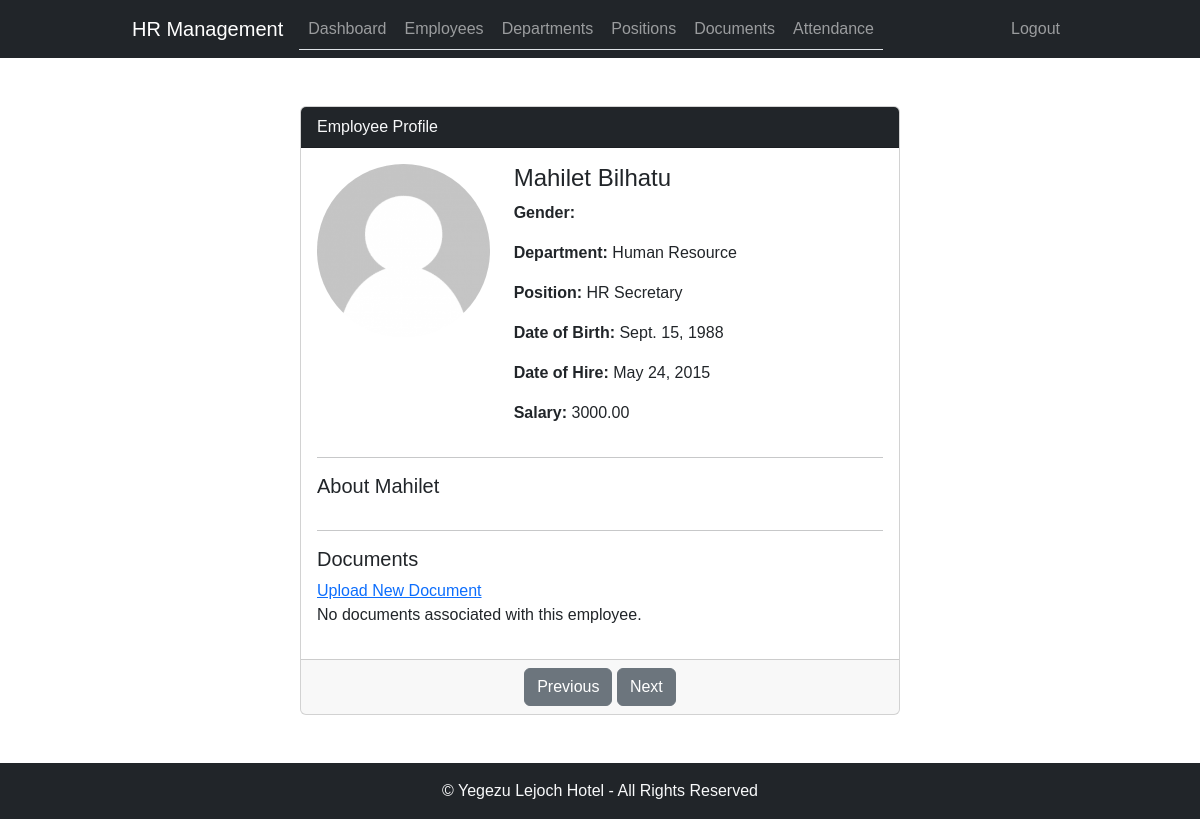
The page /employees/detail/32/ (signed in) on the database its author committed.
### employee_management/models.py (models this page shows, shortened)
class Employee(models.Model):
    GENDER_CHOICES = (
        ('M', 'Male'),
        ('F', 'Female'),
    )
    first_name = models.CharField(max_length=50)
    middle_name = models.CharField(max_length=50, null=True, blank=True)
    last_name = models.CharField(max_length=50, null=True, blank=True)
    gender = models.CharField(max_length=1, choices=GENDER_CHOICES, default="")
    email = models.EmailField()
    department = models.ForeignKey(Department, on_delete=models.CASCADE)
    position = models.ForeignKey(Position, on_delete=models.CASCADE)
    date_of_birth = models.DateField()
    hire_date = models.DateField()
    salary = models.DecimalField(max_digits=10, decimal_places=2)
    is_active = models.BooleanField(default=True)
    picture = models.ImageField(upload_to='employee_pictures/', null=True, blank=True)

class Department(models.Model):
    name = models.CharField(max_length=50)
    def __str__(self):
        return self.name

class Position(models.Model):
    name = models.CharField(max_length=50, unique=True)
    def __str__(self):
        return self.name

### employee_management/views.py (the view)
# urls.py: path('employees/detail/<int:pk>/', employee_detail, name='employee_detail'),
@login_required
def employee_detail(request, pk):
    employee = get_object_or_404(Employee, pk=pk)
    documents = Document.objects.filter(employee=employee)
    next_employee = Employee.objects.filter(is_active=True, id__gt=pk).order_by('pk').first()  # Get the next employee
    previous_employee = Employee.objects.filter(is_active=True, id__lt=employee.id).order_by('-pk').first() # Get the previous employee
    context = {'employee': employee,'previous_employee': previous_employee, 'next_employee': next_employee, 'documents': documents}
    return render(request, 'employee_detail.html', context)

### employee_management/templates/employee_detail.html (shortened to what this page needs)
{% extends 'base.html' %}
{% load static %}
{% block content %}
<div class="container mt-5">
    <div class="row justify-content-center">
        <div class="col-md-8">
            <div class="card">
                <div class="card-header bg-dark text-light">
                    Employee Profile
                </div>
                <div class="card-body">
                    <div class="row mb-3">
                        <div class="col-md-4">
                            {% if employee.picture %}
                                <img src="{{ employee.picture.url }}" alt="Employee Photo" class="img-fluid rounded-circle">
                            {% else %}
                                <img src="{% static 'images/no-profile.png' %}" alt="No Picture" class="img-fluid rounded-circle">
                            {% endif %}
                        </div>
                        <div class="col-md-8">
                            <h4>{{ employee.first_name }} {{ employee.last_name }}</h4>
                            <p><strong>Gender:</strong> {{ employee.gende }}</p>
                            <p><strong>Department:</strong> {{ employee.department }}</p>
                            <p><strong>Position:</strong> {{ employee.position }}</p>
                            <p><strong>Date of Birth:</strong> {{ employee.date_of_birth }}</p>
                            <p><strong>Date of Hire:</strong> {{ employee.hire_date }}</p>
                            <p><strong>Salary:</strong> {{ employee.salary }}</p>
                        </div>
                    </div>
                    <hr>
                    <div class="row">
                        <div class="col-md-12">
                            <h5>About {{ employee.first_name }}</h5>
                        </div>
                    </div>
                    <hr>
                    <div class="row">
                        <div class="col-md-12">
                            <h5>Documents</h5>
                            <div class="row">
                                <a href="{% url 'hrms:document_create_employee' employee_id=employee.pk %}">Upload New Document</a>
                            </div>
                            {% if documents %}
                                <ul>
                                    {% for document in documents %}
                                    <li>
                                        <a href="{{ document.file.url }}" target="_blank">{{ document.name }}</a>
                                        <p>Description: {{ document.description }}</p>
                                        <p>Date Uploaded: {{ document.date_uploaded }}</p>
                                    </li>
                                    {% endfor %}
                                </ul>
                            {% else %}
                                <p>No documents associated with this employee.</p>
                            {% endif %}
                        </div>
                    </div>
                </div>
                <div class="card-footer text-muted text-center">
                    {% if previous_employee %}
                        <a href="{% url 'hrms:employee_detail' previous_employee.id %}" class="btn btn-secondary">Previous</a>
                    {% endif %}
                    {% if next_employee %}
                        <a href="{% url 'hrms:employee_detail' next_employee.id %}" class="btn btn-secondary">Next</a>
                    {% endif %}
                </div>
            </div>
        </div>
    </div>
</div>
{% endblock %}

### employee_management/static/css/style.css (style rules this page uses)
body { font-family: Arial, sans-serif; }
.container { max-width: 960px; }

### rows shown on the page
Employee: first_name "Mahilet", last_name "Bilhatu", department "Human Resource", position "HR Secretary", date_of_birth "Sept. 15, 1988", hire_date "May 24, 2015", salary "3000.00"
